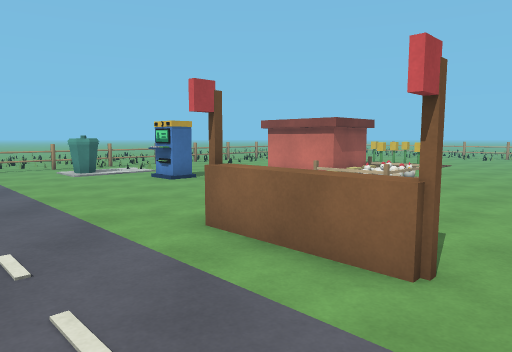
[1] (above)

16 first-person views from a walk through a 3-D level made in the Unity game engine. The camera is 1.4 m above the floor, tilts 6° down and sees 70° across. The floor is counted in squares, 1 m on a side. Each view is taken from the middle of a square. On the plan, view 1 faces up. The plan holds only what a view shows up to about 16 squares ahead; the rest is blank. The place goes on beyond the plan. The player character is not drawn. Surface patterns are stand-ins for the level's own textures.

[2]
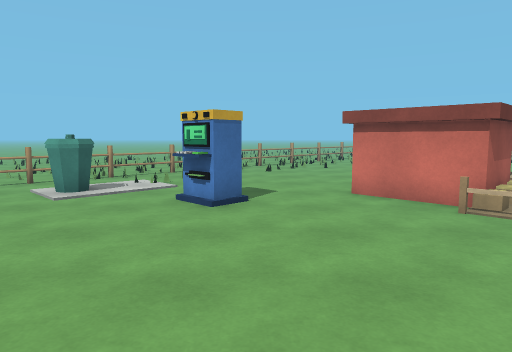

[3]
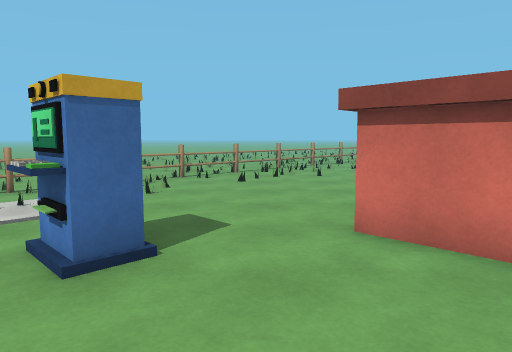

[4]
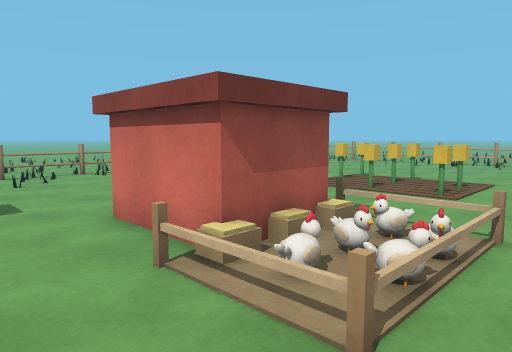

[5]
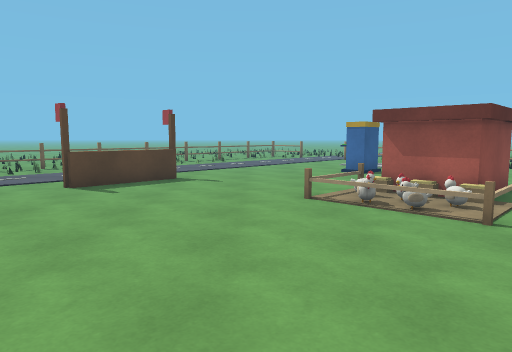

[6]
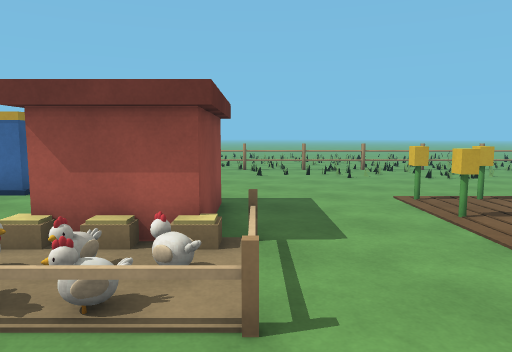

[7]
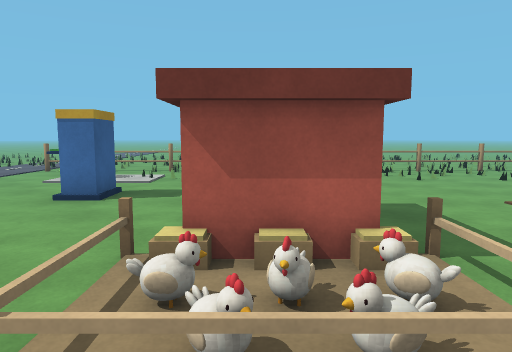

[8]
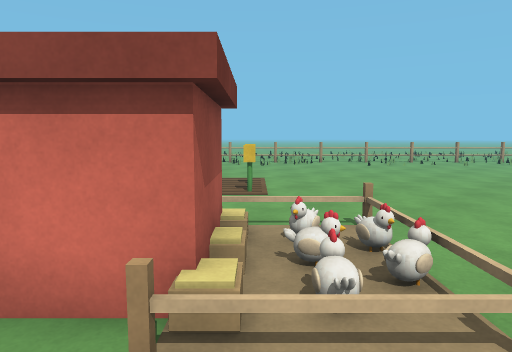

[9]
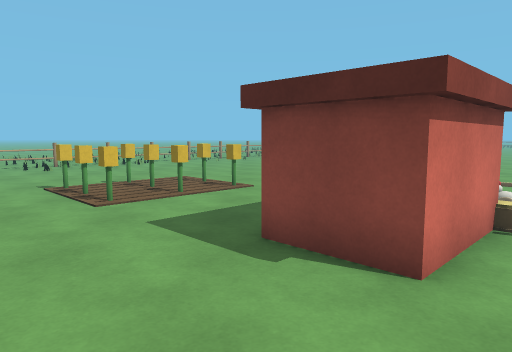

[10]
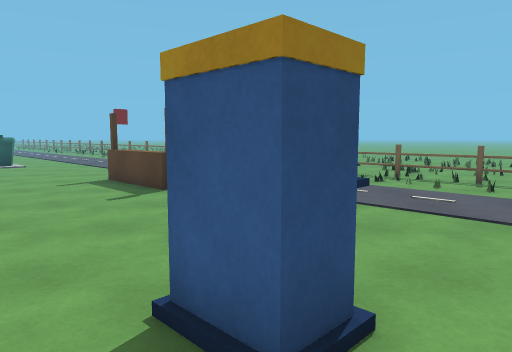

[11]
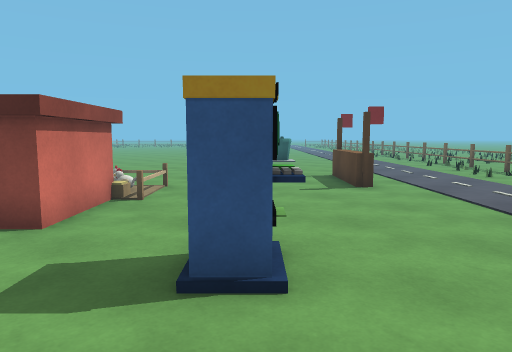

[12]
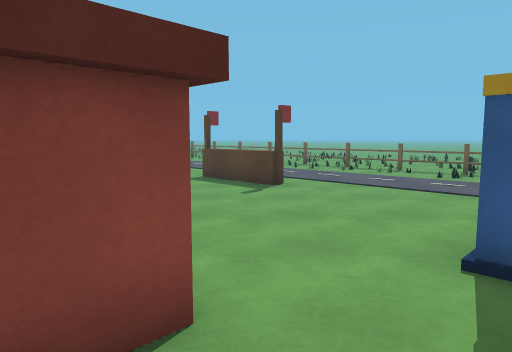

[13]
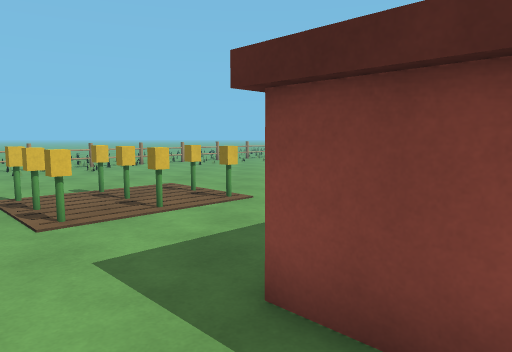

[14]
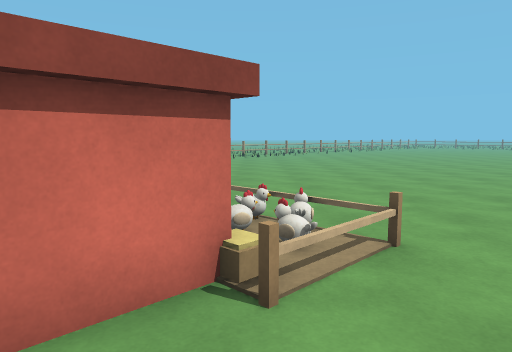

[15]
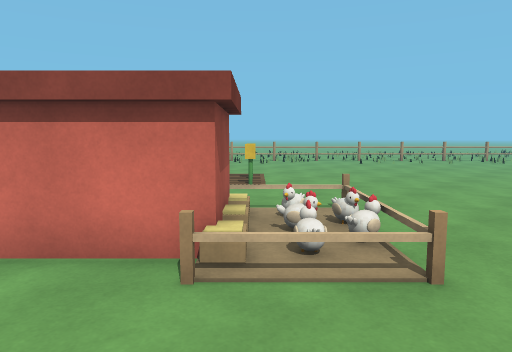

[16]
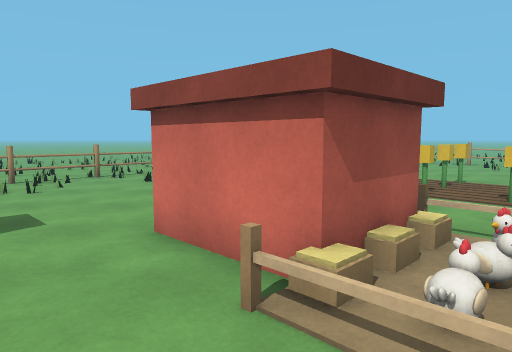

### Floor plan
Key: @ floor where view 1 was taken; # wall or solid block; . main floor; : floor 0.25 m higher than the main floor; = window, fence, low wall or low ledge; ^ raised ledge; O other object.
Columns run from 12 left of view 1 to 19 right of it. Each row starts with its distance up from view 1.
 25      ... ..==.....    .....
 24     .....##=...............
 23     .....==................
 22    .....#=..................
 21    ....==..........O........
 20 ... ..=#..........O.O.......
 19 ... .==..........O.O........
 18  ...=##...........O.O.......
 17   .==..............O.........
 16   =#..........O...............
 15  #=..^#......OOO...............
 14 .....^#..O...OOOO...............
 13 ........OOO...OOO=O.............
 12     ..........OO=#.............
 11     ........................
 10      ...........O...........
  9     ........................
  8    .........................
  7    .........................
  6   =........OO...............
  5  .#=........OO...... .......
  4  ..==........OO...    ......
  3 ....==.............     ....
  2 ..:..==.............     ...
  1 ......==...... .....
  0 .. ..   =...@.  ....
 -1         ==..
 -2         ===.
 -3           =

Where each view was taken, in squares from view 1:
view 1: 0 up, 0 right, facing up
view 2: 5 up, 2 left, facing up
view 3: 9 up, 1 left, facing up
view 4: 8 up, 3 right, facing up
view 5: 9 up, 12 right, facing left
view 6: 11 up, 8 right, facing up-left
view 7: 10 up, 6 right, facing up-left
view 8: 10 up, 1 right, facing up-right
view 9: 16 up, 3 left, facing right
view 10: 16 up, 3 left, facing down
view 11: 16 up, 6 left, facing down-right
view 12: 17 up, 0 right, facing down
view 13: 16 up, 1 left, facing right
view 14: 12 up, 1 left, facing right
view 15: 9 up, 0 right, facing up-right
view 16: 9 up, 2 right, facing up
